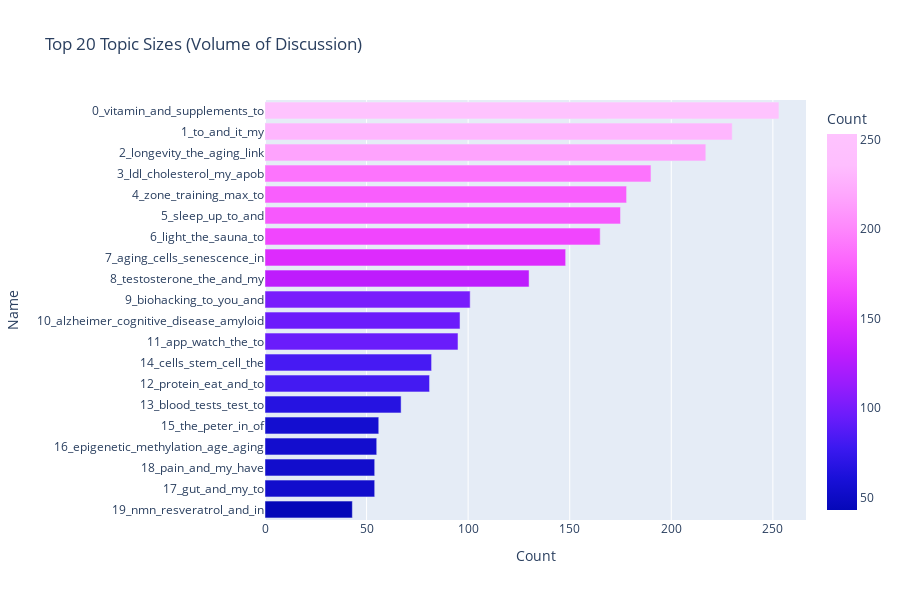
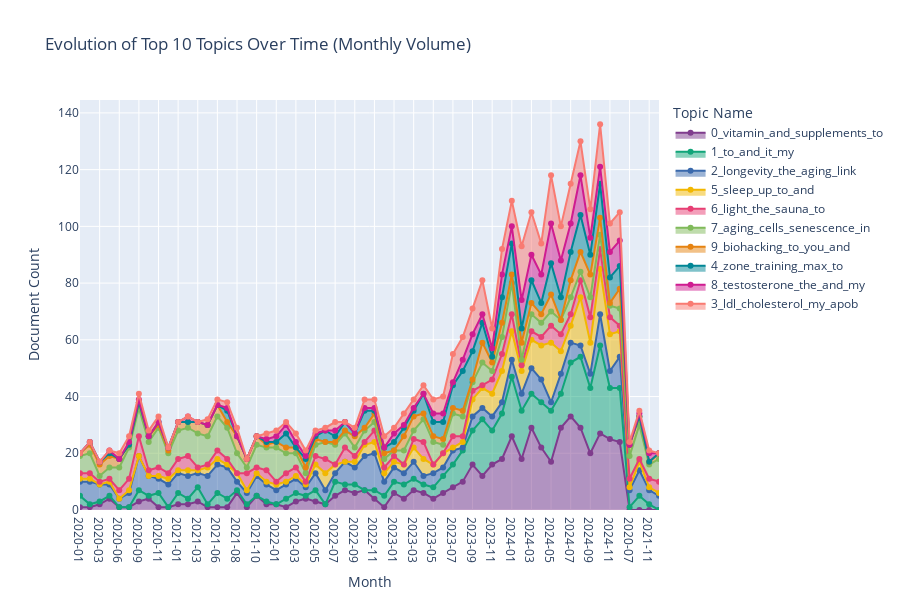

The notebook cell saved with these charts, in order:
### Markdown cell above
# 📊 STEP 3: Core Topic Analysis and Visualization

This step provides the first deep look into the structure of the finalized topics, focusing on size and temporal stability, which are essential metrics for evaluating a topic model.

* **1. Topic Size Visualization:**
    * **Action:** Generated a horizontal bar chart showing the **top 20 largest topics** (excluding the outlier topic, -1).
    * **Purpose:** To quickly identify the **most voluminous areas of discussion** across all subreddits. Topics are ordered by their document count (`Count`), indicating the relative importance or frequency of each subject.
    * **Metric:** Document count (`Count`).

* **2. Temporal Topic Trends:**
    * **Action:** Generated an interactive **area chart** showing the monthly volume of the **top 10 largest topics**.
    * **Purpose:** To observe how the conversations evolve over time. This helps identify:
        * **Stable, evergreen topics** (consistent lines).
        * **Spikes or seasonal trends** (sharp peaks), indicating external events or new scientific findings driving discussion.
    * **Metric:** Monthly document volume (`count`).

* **Result:** These two visualizations provide a quantitative foundation for the topics, validating their size and showing their life cycle before diving into subreddit-specific comparisons.

### Code cell
# ====================================================================
# === STEP 3: ANALYSIS AND VISUALIZATION (Streamlined) - FINAL VERSION ===
# ====================================================================
import plotly.express as px
import matplotlib.pyplot as plt
import seaborn as sns
import pandas as pd
import os
from pathlib import Path
from IPython.display import Image # 👈 NEW: Import the Image object

# --- Setup Output Directory ---
OUTPUT_DIR = Path("visualization_outputs")
OUTPUT_DIR.mkdir(exist_ok=True)
print(f"Saving figures to: {OUTPUT_DIR.resolve()}")

# 1. Visualization of Topic Size
# Exclude the -1 (Outlier) topic for clear analysis
print("📈 1. Visualizing Topic Sizes (Volume of Discussion)...")
df_topic_sizes = topic_model.get_topic_info().query("Topic != -1").sort_values("Count", ascending=False).head(20)

fig_size = px.bar(
    df_topic_sizes,
    x="Count",
    y="Name",
    orientation="h",
    title="Top 20 Topic Sizes (Volume of Discussion)",
    height=600,
    color="Count",
    color_continuous_scale=px.colors.sequential.Plotly3
)
fig_size.update_layout(yaxis={'categoryorder':'total ascending'})
fig_size.show() # Shows interactive Plotly locally

# **EXPORT FIGURE 1**
fig_size_path = OUTPUT_DIR / "3_topic_size_bar_chart.png"
fig_size.write_image(fig_size_path)
# 👈 NEW: Display the saved PNG inline
display(Image(filename=fig_size_path))


# 2. Temporal Topic Trends (Time Series Analysis)
print("\n⏳ 2. Visualizing Temporal Topic Trends...")

# Group the DataFrame by Month and Topic, counting documents
df['month'] = df['created_dt'].dt.to_period('M').astype(str)
df_time = df.query('topic_global != -1').groupby(['month', 'topic_global']).size().reset_index(name='count')

# Merge with Topic Names
topic_names_map = topic_model.get_topic_info().set_index('Topic')['Name'].to_dict()
df_time['Topic Name'] = df_time['topic_global'].map(topic_names_map)

# Get the top 10 topics by overall count (excluding -1)
top_topics_for_plot = df_topic_sizes["Topic"].head(10).tolist()

df_time_top = df_time[df_time['topic_global'].isin(top_topics_for_plot)]

# Use Plotly to create an interactive area chart
fig_time = px.area(
    df_time_top,
    x="month",
    y="count",
    color="Topic Name",
    title=f"Evolution of Top {len(top_topics_for_plot)} Topics Over Time (Monthly Volume)",
    color_discrete_sequence=px.colors.qualitative.Bold,
    markers=True,
    height=600
)
fig_time.update_layout(
    xaxis_title="Month",
    yaxis_title="Document Count",
    xaxis={'type': 'category'}
)
fig_time.show() # Shows interactive Plotly locally

# **EXPORT FIGURE 2**
fig_time_path = OUTPUT_DIR / "3_temporal_topic_trends.png"
fig_time.write_image(fig_time_path)
# 👈 NEW: Display the saved PNG inline
display(Image(filename=fig_time_path))

### Figure 1 — Plotly figure (JSON) as saved in the notebook; plotly's stock layout.template omitted (floating-point values rounded to 4 significant figures)
{"data": [{"hovertemplate": "Count=%{marker.color}<br>Name=%{y}<extra></extra>", "legendgroup": "", "marker": {"color": [253, 230, 217, 190, 178, 175, 165, 148, 130, 101, 96, 95, 82, 81, 67, 56, 55, 54, 54, 43], "coloraxis": "coloraxis", "pattern": {"shape": ""}}, "name": "", "orientation": "h", "showlegend": false, "textposition": "auto", "x": [253, 230, 217, 190, 178, 175, 165, 148, 130, 101, 96, 95, 82, 81, 67, 56, 55, 54, 54, 43], "xaxis": "x", "y": ["0_vitamin_and_supplements_to", "1_to_and_it_my", "2_longevity_the_aging_link", "3_ldl_cholesterol_my_apob", "4_zone_training_max_to", "5_sleep_up_to_and", "6_light_the_sauna_to", "7_aging_cells_senescence_in", "8_testosterone_the_and_my", "9_biohacking_to_you_and", "10_alzheimer_cognitive_disease_amyloid", "11_app_watch_the_to", "14_cells_stem_cell_the", "12_protein_eat_and_to", "13_blood_tests_test_to", "15_the_peter_in_of", "16_epigenetic_methylation_age_aging", "17_gut_and_my_to", "18_pain_and_my_have", "19_nmn_resveratrol_and_in"], "yaxis": "y", "type": "bar"}], "layout": {"xaxis": {"anchor": "y", "domain": [0.0, 1.0], "title": {"text": "Count"}}, "yaxis": {"anchor": "x", "domain": [0.0, 1.0], "title": {"text": "Name"}, "categoryorder": "total ascending"}, "coloraxis": {"colorbar": {"title": {"text": "Count"}}, "colorscale": [[0.0, "#0508b8"], [0.08333, "#1910d8"], [0.1667, "#3c19f0"], [0.25, "#6b1cfb"], [0.3333, "#981cfd"], [0.4167, "#bf1cfd"], [0.5, "#dd2bfd"], [0.5833, "#f246fe"], [0.6667, "#fc67fd"], [0.75, "#fe88fc"], [0.8333, "#fea5fd"], [0.9167, "#febefe"], [1.0, "#fec3fe"]]}, "legend": {"tracegroupgap": 0}, "title": {"text": "Top 20 Topic Sizes (Volume of Discussion)"}, "barmode": "relative", "height": 600}}

### Figure 2 — Plotly figure (JSON) as saved in the notebook; plotly's stock layout.template omitted (floating-point values rounded to 4 significant figures)
{"data": [{"fillpattern": {"shape": ""}, "hovertemplate": "Topic Name=0_vitamin_and_supplements_to<br>month=%{x}<br>count=%{y}<extra></extra>", "legendgroup": "0_vitamin_and_supplements_to", "line": {"color": "rgb(127, 60, 141)"}, "marker": {"symbol": "circle"}, "mode": "lines+markers", "name": "0_vitamin_and_supplements_to", "orientation": "v", "showlegend": true, "stackgroup": "1", "x": ["2020-01", "2020-02", "2020-03", "2020-05", "2020-06", "2020-08", "2020-09", "2020-10", "2020-11", "2020-12", "2021-01", "2021-02", "2021-03", "2021-04", "2021-06", "2021-07", "2021-08", "2021-09", "2021-10", "2021-12", "2022-01", "2022-02", "2022-03", "2022-04", "2022-05", "2022-06", "2022-07", "2022-08", "2022-09", "2022-10", "2022-11", "2022-12", "2023-01", "2023-02", "2023-03", "2023-04", "2023-05", "2023-06", "2023-07", "2023-08", "2023-09", "2023-10", "2023-11", "2023-12", "2024-01", "2024-02", "2024-03", "2024-04", "2024-05", "2024-06", "2024-07", "2024-08", "2024-09", "2024-10", "2024-11", "2024-12"], "xaxis": "x", "y": [1, 1, 2, 4, 1, 1, 3, 4, 1, 1, 2, 2, 3, 1, 1, 1, 6, 1, 5, 2, 2, 1, 3, 4, 3, 2, 5, 7, 6, 7, 4, 1, 6, 4, 7, 6, 4, 6, 8, 10, 16, 12, 16, 18, 26, 18, 29, 22, 17, 29, 33, 29, 20, 27, 25, 24], "yaxis": "y", "type": "scatter"}, {"fillpattern": {"shape": ""}, "hovertemplate": "Topic Name=1_to_and_it_my<br>month=%{x}<br>count=%{y}<extra></extra>", "legendgroup": "1_to_and_it_my", "line": {"color": "rgb(17, 165, 121)"}, "marker": {"symbol": "circle"}, "mode": "lines+markers", "name": "1_to_and_it_my", "orientation": "v", "showlegend": true, "stackgroup": "1", "x": ["2020-01", "2020-02", "2020-03", "2020-05", "2020-07", "2020-09", "2020-10", "2020-11", "2021-01", "2021-02", "2021-03", "2021-04", "2021-05", "2021-06", "2021-07", "2021-08", "2021-09", "2021-11", "2021-12", "2022-02", "2022-03", "2022-04", "2022-05", "2022-07", "2022-08", "2022-09", "2022-11", "2022-12", "2023-01", "2023-02", "2023-03", "2023-04", "2023-05", "2023-06", "2023-07", "2023-08", "2023-09", "2023-10", "2023-11", "2023-12", "2024-01", "2024-02", "2024-03", "2024-04", "2024-05", "2024-06", "2024-07", "2024-08", "2024-09", "2024-10", "2024-11", "2024-12"], "xaxis": "x", "y": [4, 1, 1, 1, 1, 4, 1, 5, 4, 2, 5, 1, 5, 5, 3, 1, 1, 2, 1, 3, 3, 1, 4, 5, 2, 3, 3, 4, 4, 5, 4, 3, 4, 6, 8, 11, 12, 20, 12, 16, 21, 17, 12, 16, 18, 12, 19, 25, 23, 31, 18, 19], "yaxis": "y", "type": "scatter"}, {"fillpattern": {"shape": ""}, "hovertemplate": "Topic Name=2_longevity_the_aging_link<br>month=%{x}<br>count=%{y}<extra></extra>", "legendgroup": "2_longevity_the_aging_link", "line": {"color": "rgb(57, 105, 172)"}, "marker": {"symbol": "circle"}, "mode": "lines+markers", "name": "2_longevity_the_aging_link", "orientation": "v", "showlegend": true, "stackgroup": "1", "x": ["2020-01", "2020-02", "2020-03", "2020-04", "2020-05", "2020-06", "2020-07", "2020-08", "2020-09", "2020-10", "2020-11", "2020-12", "2021-01", "2021-02", "2021-03", "2021-04", "2021-05", "2021-06", "2021-07", "2021-08", "2021-09", "2021-10", "2021-11", "2021-12", "2022-01", "2022-02", "2022-03", "2022-04", "2022-05", "2022-06", "2022-07", "2022-08", "2022-09", "2022-10", "2022-11", "2022-12", "2023-01", "2023-02", "2023-03", "2023-04", "2023-05", "2023-06", "2023-07", "2023-08", "2023-09", "2023-10", "2023-11", "2023-12", "2024-01", "2024-02", "2024-03", "2024-04", "2024-05", "2024-06", "2024-07", "2024-08", "2024-09", "2024-10", "2024-11", "2024-12"], "xaxis": "x", "y": [5, 8, 6, 5, 4, 3, 6, 5, 12, 7, 5, 8, 7, 8, 5, 10, 9, 10, 11, 3, 4, 7, 5, 6, 5, 5, 5, 3, 6, 5, 3, 8, 6, 12, 13, 5, 5, 4, 6, 3, 5, 3, 5, 1, 5, 4, 5, 4, 6, 6, 9, 8, 3, 7, 7, 4, 5, 11, 6, 11], "yaxis": "y", "type": "scatter"}, {"fillpattern": {"shape": ""}, "hovertemplate": "Topic Name=5_sleep_up_to_and<br>month=%{x}<br>count=%{y}<extra></extra>", "legendgroup": "5_sleep_up_to_and", "line": {"color": "rgb(242, 183, 1)"}, "marker": {"symbol": "circle"}, "mode": "lines+markers", "name": "5_sleep_up_to_and", "orientation": "v", "showlegend": true, "stackgroup": "1", "x": ["2020-01", "2020-02", "2020-04", "2020-05", "2020-07", "2020-08", "2020-11", "2020-12", "2021-01", "2021-02", "2021-03", "2021-04", "2021-05", "2021-06", "2021-07", "2021-08", "2021-09", "2021-10", "2021-11", "2021-12", "2022-01", "2022-02", "2022-03", "2022-04", "2022-05", "2022-06", "2022-07", "2022-09", "2022-10", "2022-11", "2022-12", "2023-01", "2023-02", "2023-03", "2023-04", "2023-05", "2023-06", "2023-07", "2023-08", "2023-09", "2023-10", "2023-11", "2023-12", "2024-01", "2024-02", "2024-03", "2024-04", "2024-05", "2024-06", "2024-07", "2024-08", "2024-09", "2024-10", "2024-11", "2024-12"], "xaxis": "x", "y": [1, 1, 1, 1, 1, 1, 1, 2, 1, 2, 1, 3, 3, 2, 1, 3, 1, 1, 1, 1, 2, 1, 1, 1, 3, 6, 3, 2, 4, 4, 3, 2, 3, 5, 6, 3, 5, 1, 2, 6, 7, 8, 11, 10, 8, 10, 12, 21, 8, 6, 17, 11, 16, 13, 9], "yaxis": "y", "type": "scatter"}, {"fillpattern": {"shape": ""}, "hovertemplate": "Topic Name=6_light_the_sauna_to<br>month=%{x}<br>count=%{y}<extra></extra>", "legendgroup": "6_light_the_sauna_to", "line": {"color": "rgb(231, 63, 116)"}, "marker": {"symbol": "circle"}, "mode": "lines+markers", "name": "6_light_the_sauna_to", "orientation": "v", "showlegend": true, "stackgroup": "1", "x": ["2020-01", "2020-02", "2020-03", "2020-04", "2020-05", "2020-06", "2020-07", "2020-08", "2020-09", "2020-10", "2020-11", "2020-12", "2021-01", "2021-02", "2021-03", "2021-04", "2021-05", "2021-06", "2021-07", "2021-09", "2021-10", "2021-11", "2021-12", "2022-01", "2022-02", "2022-03", "2022-04", "2022-05", "2022-06", "2022-08", "2022-09", "2022-10", "2022-11", "2022-12", "2023-01", "2023-03", "2023-04", "2023-07", "2023-08", "2023-09", "2023-10", "2023-11", "2023-12", "2024-01", "2024-02", "2024-03", "2024-04", "2024-05", "2024-06", "2024-07", "2024-08", "2024-09", "2024-10", "2024-11", "2024-12"], "xaxis": "x", "y": [2, 2, 1, 4, 1, 3, 3, 4, 7, 2, 3, 2, 4, 5, 1, 1, 1, 3, 2, 6, 2, 3, 4, 1, 3, 3, 1, 3, 5, 5, 2, 1, 4, 2, 2, 3, 6, 4, 2, 3, 1, 5, 6, 6, 2, 3, 3, 6, 6, 4, 6, 9, 7, 6, 2], "yaxis": "y", "type": "scatter"}, {"fillpattern": {"shape": ""}, "hovertemplate": "Topic Name=7_aging_cells_senescence_in<br>month=%{x}<br>count=%{y}<extra></extra>", "legendgroup": "7_aging_cells_senescence_in", "line": {"color": "rgb(128, 186, 90)"}, "marker": {"symbol": "circle"}, "mode": "lines+markers", "name": "7_aging_cells_senescence_in", "orientation": "v", "showlegend": true, "stackgroup": "1", "x": ["2020-01", "2020-02", "2020-03", "2020-04", "2020-05", "2020-06", "2020-07", "2020-08", "2020-09", "2020-10", "2020-11", "2020-12", "2021-01", "2021-02", "2021-03", "2021-04", "2021-05", "2021-06", "2021-07", "2021-08", "2021-09", "2021-10", "2021-11", "2021-12", "2022-01", "2022-02", "2022-03", "2022-04", "2022-05", "2022-06", "2022-07", "2022-08", "2022-09", "2022-10", "2022-11", "2022-12", "2023-01", "2023-02", "2023-03", "2023-04", "2023-05", "2023-06", "2023-07", "2023-08", "2023-09", "2023-10", "2023-11", "2023-12", "2024-01", "2024-02", "2024-03", "2024-04", "2024-05", "2024-06", "2024-07", "2024-08", "2024-09", "2024-10", "2024-11", "2024-12"], "xaxis": "x", "y": [6, 7, 2, 8, 4, 8, 8, 11, 10, 10, 14, 7, 10, 10, 12, 10, 12, 12, 11, 7, 2, 8, 5, 8, 12, 7, 5, 3, 4, 6, 7, 5, 3, 4, 3, 3, 2, 5, 3, 8, 8, 3, 8, 7, 3, 8, 3, 6, 11, 2, 6, 5, 5, 5, 6, 3, 7, 5, 4, 6], "yaxis": "y", "type": "scatter"}, {"fillpattern": {"shape": ""}, "hovertemplate": "Topic Name=9_biohacking_to_you_and<br>month=%{x}<br>count=%{y}<extra></extra>", "legendgroup": "9_biohacking_to_you_and", "line": {"color": "rgb(230, 131, 16)"}, "marker": {"symbol": "circle"}, "mode": "lines+markers", "name": "9_biohacking_to_you_and", "orientation": "v", "showlegend": true, "stackgroup": "1", "x": ["2020-01", "2020-02", "2020-03", "2020-04", "2020-05", "2020-06", "2020-07", "2020-08", "2020-09", "2020-10", "2020-11", "2020-12", "2021-01", "2021-02", "2021-03", "2021-04", "2021-05", "2021-06", "2021-07", "2021-08", "2021-09", "2021-10", "2021-11", "2021-12", "2022-01", "2022-02", "2022-03", "2022-04", "2022-05", "2022-07", "2022-08", "2022-09", "2022-10", "2022-11", "2022-12", "2023-02", "2023-03", "2023-04", "2023-05", "2023-06", "2023-07", "2023-08", "2023-09", "2023-10", "2023-11", "2023-12", "2024-01", "2024-02", "2024-03", "2024-04", "2024-05", "2024-07", "2024-08", "2024-09", "2024-10", "2024-11", "2024-12"], "xaxis": "x", "y": [1, 3, 4, 2, 4, 3, 4, 1, 2, 2, 1, 1, 3, 2, 4, 4, 3, 4, 2, 6, 3, 3, 1, 1, 2, 2, 2, 2, 2, 1, 1, 4, 1, 3, 2, 5, 5, 2, 2, 2, 2, 2, 1, 7, 3, 5, 3, 6, 4, 3, 6, 6, 7, 8, 6, 1, 7], "yaxis": "y", "type": "scatter"}, {"fillpattern": {"shape": ""}, "hovertemplate": "Topic Name=4_zone_training_max_to<br>month=%{x}<br>count=%{y}<extra></extra>", "legendgroup": "4_zone_training_max_to", "line": {"color": "rgb(0, 134, 149)"}, "marker": {"symbol": "circle"}, "mode": "lines+markers", "name": "4_zone_training_max_to", "orientation": "v", "showlegend": true, "stackgroup": "1", "x": ["2020-02", "2020-03", "2020-05", "2020-11", "2020-12", "2021-07", "2021-12", "2022-02", "2022-04", "2022-05", "2022-06", "2022-07", "2022-08", "2022-09", "2022-10", "2022-11", "2022-12", "2023-01", "2023-02", "2023-03", "2023-04", "2023-05", "2023-06", "2023-07", "2023-08", "2023-09", "2023-10", "2023-11", "2023-12", "2024-01", "2024-02", "2024-03", "2024-04", "2024-05", "2024-06", "2024-07", "2024-08", "2024-09", "2024-10", "2024-11", "2024-12"], "xaxis": "x", "y": [1, 1, 1, 1, 1, 4, 1, 5, 3, 1, 4, 2, 3, 1, 6, 1, 2, 3, 3, 2, 7, 5, 6, 8, 14, 10, 7, 2, 9, 11, 5, 8, 4, 11, 8, 10, 13, 7, 12, 9, 8], "yaxis": "y", "type": "scatter"}, {"fillpattern": {"shape": ""}, "hovertemplate": "Topic Name=8_testosterone_the_and_my<br>month=%{x}<br>count=%{y}<extra></extra>", "legendgroup": "8_testosterone_the_and_my", "line": {"color": "rgb(207, 28, 144)"}, "marker": {"symbol": "circle"}, "mode": "lines+markers", "name": "8_testosterone_the_and_my", "orientation": "v", "showlegend": true, "stackgroup": "1", "x": ["2020-05", "2020-08", "2020-09", "2021-02", "2021-05", "2021-07", "2021-11", "2021-12", "2022-01", "2022-02", "2022-03", "2022-04", "2022-05", "2022-07", "2022-10", "2022-11", "2023-01", "2023-02", "2023-03", "2023-05", "2023-06", "2023-07", "2023-08", "2023-09", "2023-10", "2023-11", "2023-12", "2024-01", "2024-02", "2024-03", "2024-04", "2024-05", "2024-06", "2024-07", "2024-08", "2024-09", "2024-10", "2024-11", "2024-12"], "xaxis": "x", "y": [1, 1, 1, 2, 1, 1, 3, 1, 2, 3, 2, 1, 1, 2, 1, 1, 3, 1, 1, 3, 3, 1, 4, 6, 3, 3, 8, 6, 10, 9, 10, 14, 13, 10, 14, 6, 6, 9, 9], "yaxis": "y", "type": "scatter"}, {"fillpattern": {"shape": ""}, "hovertemplate": "Topic Name=3_ldl_cholesterol_my_apob<br>month=%{x}<br>count=%{y}<extra></extra>", "legendgroup": "3_ldl_cholesterol_my_apob", "line": {"color": "rgb(249, 123, 114)"}, "marker": {"symbol": "circle"}, "mode": "lines+markers", "name": "3_ldl_cholesterol_my_apob", "orientation": "v", "showlegend": true, "stackgroup": "1", "x": ["2020-06", "2020-07", "2020-08", "2020-09", "2020-10", "2020-11", "2021-04", "2021-05", "2021-06", "2021-07", "2021-08", "2021-11", "2021-12", "2022-01", "2022-02", "2022-03", "2022-04", "2022-05", "2022-06", "2022-07", "2022-09", "2022-10", "2022-11", "2022-12", "2023-01", "2023-02", "2023-03", "2023-04", "2023-05", "2023-06", "2023-07", "2023-08", "2023-09", "2023-10", "2023-11", "2023-12", "2024-01", "2024-02", "2024-03", "2024-04", "2024-05", "2024-06", "2024-07", "2024-08", "2024-09", "2024-10", "2024-11", "2024-12"], "xaxis": "x", "y": [2, 1, 2, 2, 2, 2, 2, 1, 2, 2, 3, 1, 2, 2, 1, 3, 2, 1, 1, 3, 2, 3, 3, 4, 2, 4, 3, 3, 5, 6, 10, 8, 9, 12, 7, 9, 9, 19, 15, 11, 17, 12, 14, 12, 10, 15, 10, 10], "yaxis": "y", "type": "scatter"}], "layout": {"xaxis": {"anchor": "y", "domain": [0.0, 1.0], "title": {"text": "Month"}, "type": "category"}, "yaxis": {"anchor": "x", "domain": [0.0, 1.0], "title": {"text": "Document Count"}}, "legend": {"title": {"text": "Topic Name"}, "tracegroupgap": 0}, "title": {"text": "Evolution of Top 10 Topics Over Time (Monthly Volume)"}, "height": 600}}
